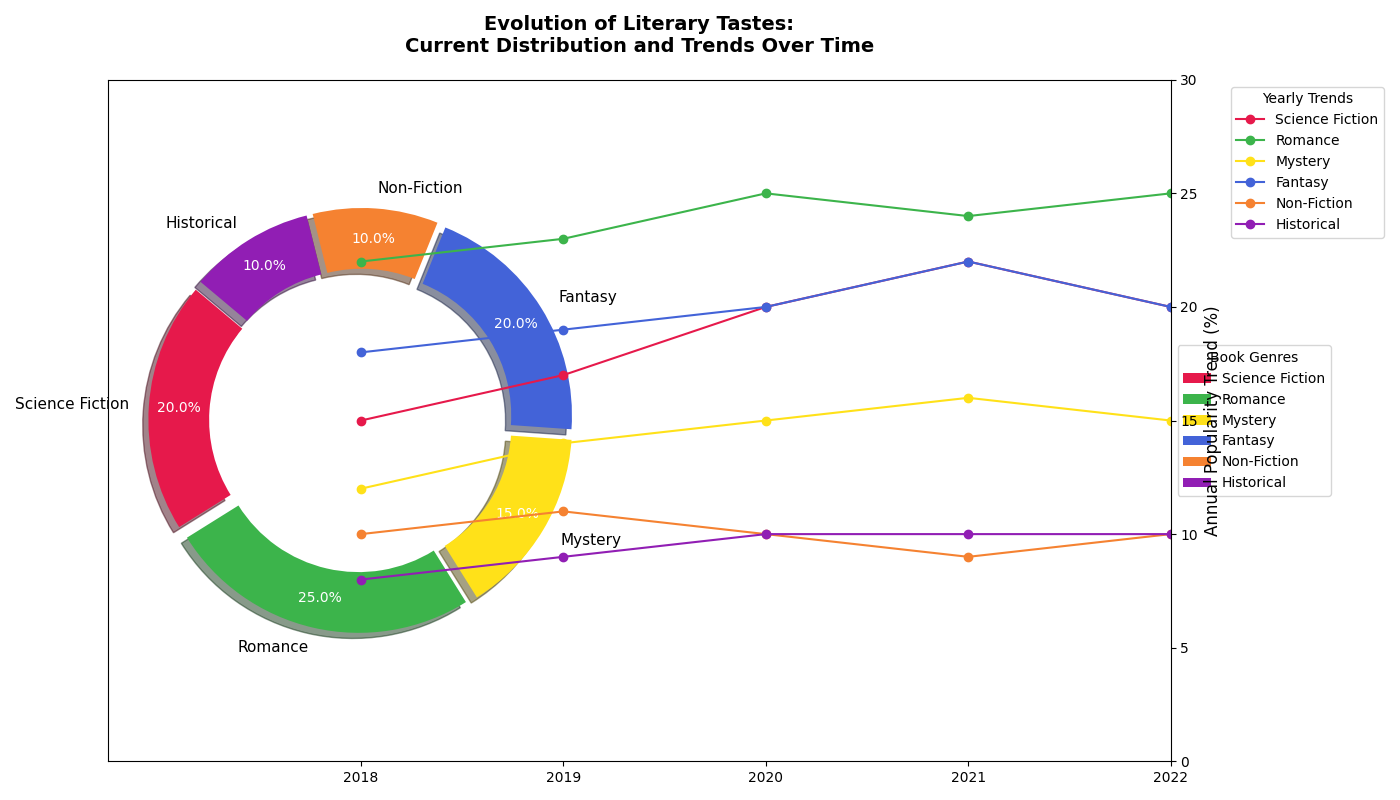

The script that drew this image:
import matplotlib.pyplot as plt
import numpy as np

# Define the genres of books and their corresponding percentages
genres = ['Science Fiction', 'Romance', 'Mystery', 'Fantasy', 'Non-Fiction', 'Historical']
distribution = [20, 25, 15, 20, 10, 10]

# Hypothetical trend data for each genre over recent years
years = ['2018', '2019', '2020', '2021', '2022']
trend_data = {
    'Science Fiction': [15, 17, 20, 22, 20],
    'Romance': [22, 23, 25, 24, 25],
    'Mystery': [12, 14, 15, 16, 15],
    'Fantasy': [18, 19, 20, 22, 20],
    'Non-Fiction': [10, 11, 10, 9, 10],
    'Historical': [8, 9, 10, 10, 10]
}

# New colors for pie and bars
new_colors = ['#e6194b', '#3cb44b', '#ffe119', '#4363d8', '#f58231', '#911eb4']

# Create the figure and axes
fig, ax = plt.subplots(figsize=(14, 8), subplot_kw=dict(aspect="equal"))

# Create the pie chart
wedges, texts, autotexts = ax.pie(
    distribution, labels=genres, colors=new_colors,
    autopct='%1.1f%%', startangle=140, pctdistance=0.85,
    wedgeprops=dict(width=0.3), shadow=True, explode=(0.05,) * len(genres)
)

# Customizing text properties for pie chart
for autotext in autotexts:
    autotext.set_color('white')
    autotext.set_fontsize(10)
for text in texts:
    text.set_fontsize(11)

# Adding a legend for the pie chart
ax.legend(wedges, genres, title="Book Genres", loc="center left", bbox_to_anchor=(1, 0, 0.5, 1))

# Create secondary axes for overlaying a line chart
ax2 = ax.twinx()

# Set up line chart
x = np.arange(len(years))

# Plot lines for each genre
for i, genre in enumerate(genres):
    ax2.plot(x, trend_data[genre], marker='o', linestyle='-', color=new_colors[i], label=genre)

# Customizing the overlay line chart
ax2.set_ylabel('Annual Popularity Trend (%)', fontsize=12)
ax2.set_xticks(x)
ax2.set_xticklabels(years, fontsize=10)
ax2.set_ylim(0, 30)
ax2.legend(title="Yearly Trends", loc="upper left", bbox_to_anchor=(1.05, 1))

# Customize the plot title
plt.title("Evolution of Literary Tastes:\nCurrent Distribution and Trends Over Time", 
          fontsize=14, fontweight='bold', pad=20)

# Adjust layout for readability
plt.tight_layout()

# Display the plot
plt.show()
